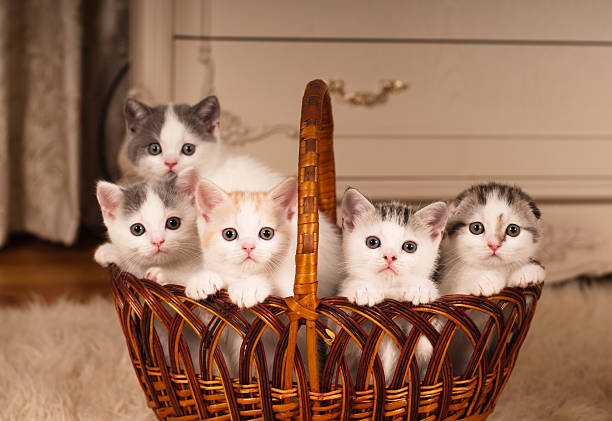
#> input picture basics/cats.jpg, 612 x 421 px, found by its file name
$ python thresh.py
#> lines starting #> are read from the running program, lines starting #| are printed output that depends on the picture; after the words box and inside, x2 and y2 are one past the last pixel; in counts of white or black regions, pixels touching at a corner belong together
import cv2 as cv
import numpy as np
img=cv.imread("Photos/cats.jpg")
#> img is the input picture: shape (421, 612, 3); mean B, G, R 90.5, 114.6, 154.4
cv.imshow("Cats",img)
gray=cv.cvtColor(img,cv.COLOR_BGR2GRAY)
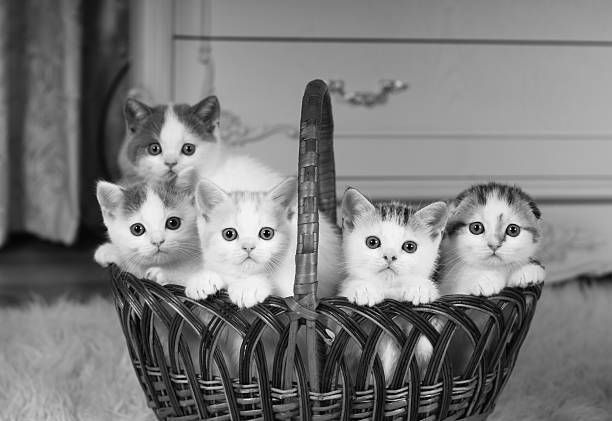
#> gray: shape (421, 612); min 0, max 254, mean 123.8
t,thresh=cv.threshold(gray,150,255,cv.THRESH_BINARY)
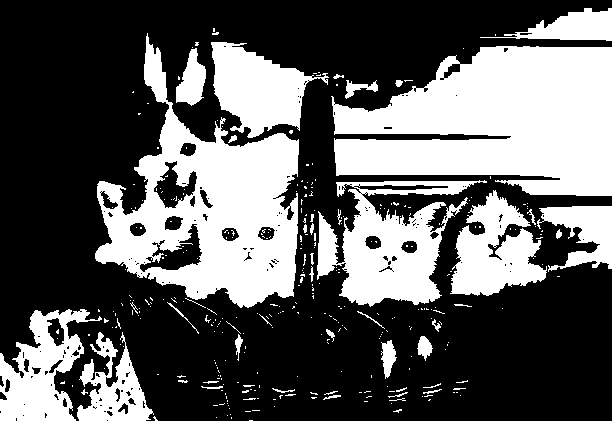
#> thresh: shape (421, 612); 36.8% white; 342 white regions (298 under 20 px), largest, box (x1, y1, x2, y2) and area: (331, 46, 612, 196) 30374, (95, 33, 299, 308) 24310, (317, 180, 487, 307) 10260
cv.imshow("Thresh Image",thresh)
t,inv=cv.threshold(gray,125,255,cv.THRESH_BINARY_INV)
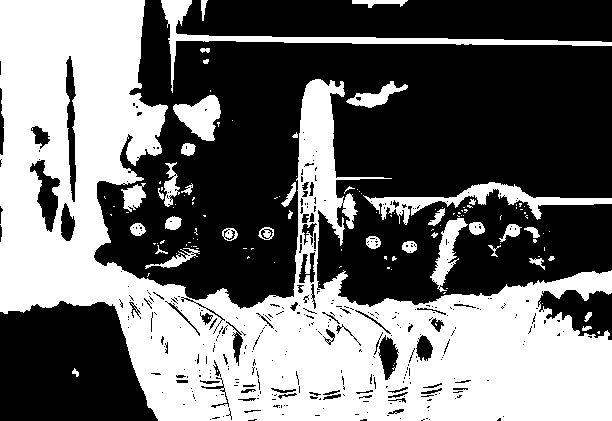
#> inv: shape (421, 612); 43.7% white; 126 white regions (87 under 20 px), largest, box (x1, y1, x2, y2) and area: (0, 0, 612, 421) 99764, (161, 0, 612, 93) 3314, (363, 182, 612, 225) 2596
cv.imshow("Inverse Thresh",inv)
#Adaptive Thresholding
ad=cv.adaptiveThreshold(gray,255,cv.ADAPTIVE_THRESH_MEAN_C,cv.THRESH_BINARY,11,3)
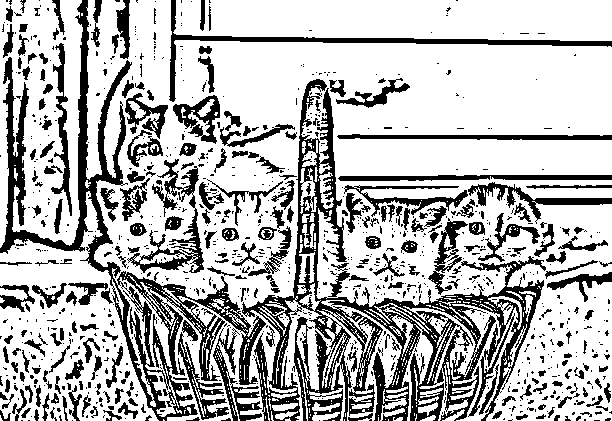
#> ad: shape (421, 612); 71.6% white; 999 black regions (750 under 20 px), largest, box (x1, y1, x2, y2) and area: (242, 79, 546, 421) 20536, (0, 0, 266, 421) 13441, (169, 0, 612, 102) 2644
cv.imshow("Adaptive Thresh",ad)#if you want to inverse what you see you must change the type
cv.waitKey(0)
